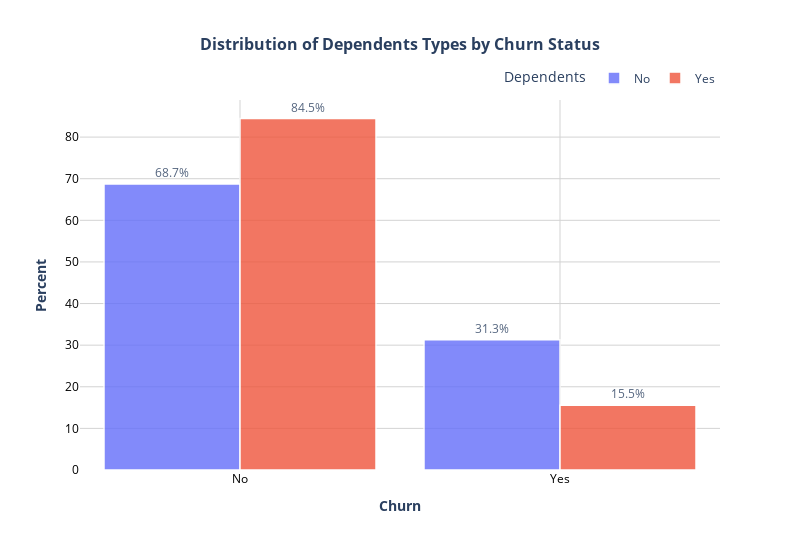

Notebook code for this chart:
### Code cell
#Ahora veremos la distribución de churn por dependientes
plot_histogram(df, x="Churn", color="Dependents",
               title="<b>Distribution of Dependents Types by Churn Status</b>")

### Figure 1 — Plotly figure (JSON) as saved in the notebook; plotly's stock layout.template omitted (floating-point values rounded to 4 significant figures; data arrays with more than 128 entries replaced by an {"elided": "..."} marker saying what was removed)
{"data": [{"alignmentgroup": "True", "bingroup": "x", "histnorm": "percent", "hovertemplate": "Dependents=No<br>Churn=%{x}<br>percent=%{y}<extra></extra>", "legendgroup": "No", "marker": {"color": "#636efa", "line": {"color": "white", "width": 1.5}, "pattern": {"shape": ""}}, "name": "No", "offsetgroup": "No", "opacity": 0.8, "orientation": "v", "showlegend": true, "textposition": "outside", "texttemplate": "%{y:.1f}%", "type": "histogram", "x": {"elided": "4933 str values"}, "xaxis": "x", "yaxis": "y"}, {"alignmentgroup": "True", "bingroup": "x", "histnorm": "percent", "hovertemplate": "Dependents=Yes<br>Churn=%{x}<br>percent=%{y}<extra></extra>", "legendgroup": "Yes", "marker": {"color": "#EF553B", "line": {"color": "white", "width": 1.5}, "pattern": {"shape": ""}}, "name": "Yes", "offsetgroup": "Yes", "opacity": 0.8, "orientation": "v", "showlegend": true, "textposition": "outside", "texttemplate": "%{y:.1f}%", "type": "histogram", "x": {"elided": "2099 str values"}, "xaxis": "x", "yaxis": "y"}], "layout": {"bargap": 0.15, "barmode": "group", "font": {"size": 12}, "height": 550, "legend": {"orientation": "h", "title": {"text": "Dependents"}, "tracegroupgap": 0, "x": 1, "xanchor": "right", "y": 1.02, "yanchor": "bottom"}, "paper_bgcolor": "white", "plot_bgcolor": "white", "title": {"font": {"size": 16}, "text": "<b><b>Distribution of Dependents Types by Churn Status</b></b>", "x": 0.5}, "width": 800, "xaxis": {"anchor": "y", "domain": [0, 1], "gridcolor": "lightgray", "gridwidth": 1, "showgrid": true, "tickfont": {"color": "black", "size": 12}, "title": {"text": "<b>Churn</b>"}}, "yaxis": {"anchor": "x", "domain": [0, 1], "gridcolor": "lightgray", "gridwidth": 1, "showgrid": true, "tickfont": {"color": "black", "size": 12}, "title": {"text": "<b>Percent</b>"}}}}
